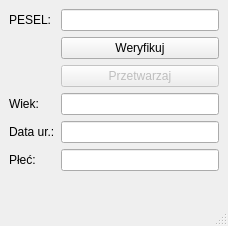
<?xml version="1.0" encoding="UTF-8"?>
<ui version="4.0">
 <class>MainWindow</class>
 <widget class="QMainWindow" name="MainWindow">
  <property name="geometry">
   <rect>
    <x>0</x>
    <y>0</y>
    <width>228</width>
    <height>226</height>
   </rect>
  </property>
  <property name="windowTitle">
   <string>MainWindow</string>
  </property>
  <widget class="QWidget" name="centralwidget">
   <layout class="QFormLayout" name="formLayout">
    <item row="0" column="0">
     <widget class="QLabel" name="label_3">
      <property name="text">
       <string>PESEL:</string>
      </property>
     </widget>
    </item>
    <item row="0" column="1">
     <widget class="QLineEdit" name="pesel">
      <property name="maxLength">
       <number>11</number>
      </property>
     </widget>
    </item>
    <item row="1" column="1">
     <widget class="QPushButton" name="verifyBut">
      <property name="text">
       <string>Weryfikuj</string>
      </property>
     </widget>
    </item>
    <item row="2" column="1">
     <widget class="QPushButton" name="processBut">
      <property name="enabled">
       <bool>false</bool>
      </property>
      <property name="text">
       <string>Przetwarzaj</string>
      </property>
     </widget>
    </item>
    <item row="3" column="0">
     <widget class="QLabel" name="label_5">
      <property name="text">
       <string>Wiek:</string>
      </property>
     </widget>
    </item>
    <item row="3" column="1">
     <widget class="QLineEdit" name="ageDisp">
      <property name="readOnly">
       <bool>true</bool>
      </property>
     </widget>
    </item>
    <item row="4" column="0">
     <widget class="QLabel" name="label_6">
      <property name="text">
       <string>Data ur.:</string>
      </property>
     </widget>
    </item>
    <item row="4" column="1">
     <widget class="QLineEdit" name="dateDisp">
      <property name="readOnly">
       <bool>true</bool>
      </property>
     </widget>
    </item>
    <item row="5" column="0">
     <widget class="QLabel" name="label_7">
      <property name="text">
       <string>Płeć:</string>
      </property>
     </widget>
    </item>
    <item row="5" column="1">
     <widget class="QLineEdit" name="sexDisp">
      <property name="readOnly">
       <bool>true</bool>
      </property>
     </widget>
    </item>
   </layout>
  </widget>
  <widget class="QStatusBar" name="statusbar"/>
 </widget>
 <resources/>
 <connections/>
</ui>
